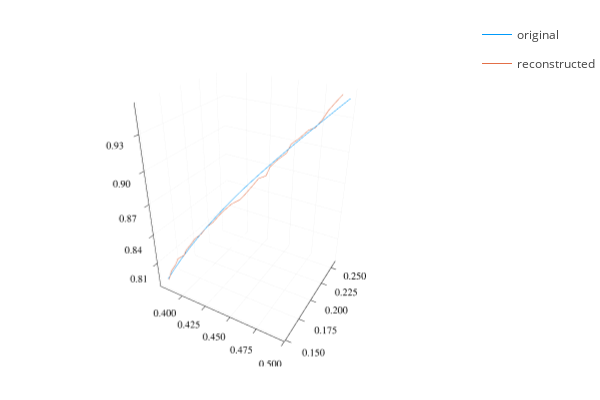

Notebook source saved alongside this figure:
### Markdown cell above
Lets see how well it's able to reconstruct a random segment of the data

### Code cell
# Plot the input data in blue
input = rand(data)'
plot(input[:,1],input[:, 2], input[:,3], label="original")

# Plot the reconstructed data in red
output = model(Flux.unsqueeze(input, 3))
plot!(output[:,1], output[:, 2], output[:,3], label="reconstructed")

### Figure 1 — Plotly figure (JSON) as saved in the notebook; plotly's stock layout.template omitted (floating-point values rounded to 4 significant figures)
{"data": [{"colorbar": {"title": ""}, "legendgroup": "original", "line": {"color": "rgba(0, 154, 250, 1.000)", "dash": "solid", "shape": "linear", "width": 1}, "mode": "lines", "name": "original", "scene": "scene", "showlegend": true, "type": "scatter3d", "x": [0.4967, 0.4949, 0.4931, 0.4913, 0.4895, 0.4876, 0.4857, 0.4838, 0.4819, 0.4799, 0.478, 0.476, 0.474, 0.4719, 0.4699, 0.4678, 0.4657, 0.4637, 0.4615, 0.4594, 0.4573, 0.4552, 0.453, 0.4509, 0.4487, 0.4466, 0.4444, 0.4423, 0.4401, 0.438, 0.4359, 0.4338, 0.4317, 0.4296, 0.4275, 0.4254, 0.4234, 0.4213, 0.4193, 0.4172, 0.4152, 0.4132, 0.4112, 0.4092, 0.4072, 0.4053, 0.4033, 0.4014, 0.3994, 0.3975, 0.3956, 0.3937, 0.3918, 0.3899, 0.3881, 0.3862, 0.3844, 0.3826, 0.3808, 0.379], "xaxis": "x", "y": [0.2583, 0.2554, 0.2525, 0.2497, 0.2469, 0.2441, 0.2414, 0.2387, 0.2361, 0.2334, 0.2309, 0.2283, 0.2259, 0.2234, 0.221, 0.2186, 0.2163, 0.214, 0.2118, 0.2096, 0.2075, 0.2054, 0.2033, 0.2013, 0.1993, 0.1974, 0.1954, 0.1936, 0.1918, 0.19, 0.1882, 0.1865, 0.1848, 0.1832, 0.1816, 0.18, 0.1785, 0.1771, 0.1756, 0.1742, 0.1729, 0.1716, 0.1703, 0.169, 0.1679, 0.1667, 0.1656, 0.1645, 0.1635, 0.1625, 0.1616, 0.1607, 0.1599, 0.1591, 0.1583, 0.1576, 0.1569, 0.1563, 0.1557, 0.1552], "yaxis": "y", "z": [0.9462, 0.9443, 0.9425, 0.9406, 0.9386, 0.9367, 0.9347, 0.9327, 0.9306, 0.9286, 0.9264, 0.9243, 0.9221, 0.9199, 0.9177, 0.9154, 0.9132, 0.9108, 0.9085, 0.9061, 0.9037, 0.9013, 0.8988, 0.8963, 0.8938, 0.8912, 0.8886, 0.886, 0.8834, 0.8807, 0.878, 0.8752, 0.8724, 0.8696, 0.8668, 0.8639, 0.861, 0.8581, 0.8552, 0.8522, 0.8492, 0.8462, 0.8431, 0.84, 0.8369, 0.8338, 0.8307, 0.8275, 0.8243, 0.8211, 0.8179, 0.8146, 0.8114, 0.8081, 0.8048, 0.8015, 0.7981, 0.7948, 0.7914, 0.788], "zaxis": "z", "zmax": null, "zmin": null}, {"colorbar": {"title": ""}, "legendgroup": "reconstructed", "line": {"color": "rgba(227, 111, 71, 1.000)", "dash": "solid", "shape": "linear", "width": 1}, "mode": "lines", "name": "reconstructed", "scene": "scene", "showlegend": true, "type": "scatter3d", "x": [0.491, 0.491, 0.4871, 0.4871, 0.4842, 0.4842, 0.4814, 0.4814, 0.4785, 0.4785, 0.4756, 0.4756, 0.4705, 0.4705, 0.4652, 0.4652, 0.464, 0.464, 0.4591, 0.4591, 0.4547, 0.4547, 0.4532, 0.4532, 0.4482, 0.4482, 0.4443, 0.4443, 0.4407, 0.4407, 0.4378, 0.4378, 0.4319, 0.4319, 0.4269, 0.4269, 0.4222, 0.4222, 0.4185, 0.4185, 0.4136, 0.4136, 0.4101, 0.4101, 0.4032, 0.4032, 0.4002, 0.4002, 0.3983, 0.3983, 0.396, 0.396, 0.3911, 0.3911, 0.3886, 0.3886, 0.3847, 0.3847, 0.3839, 0.3839], "xaxis": "x", "y": [0.2562, 0.2562, 0.2512, 0.2512, 0.2454, 0.2454, 0.2411, 0.2411, 0.2347, 0.2347, 0.2283, 0.2283, 0.2238, 0.2238, 0.2196, 0.2196, 0.2149, 0.2149, 0.2087, 0.2087, 0.205, 0.205, 0.2014, 0.2014, 0.1986, 0.1986, 0.1944, 0.1944, 0.1892, 0.1892, 0.1864, 0.1864, 0.1829, 0.1829, 0.1781, 0.1781, 0.1792, 0.1792, 0.1746, 0.1746, 0.1724, 0.1724, 0.1688, 0.1688, 0.168, 0.168, 0.1646, 0.1646, 0.1613, 0.1613, 0.1608, 0.1608, 0.1576, 0.1576, 0.1565, 0.1565, 0.1545, 0.1545, 0.1514, 0.1514], "yaxis": "y", "z": [0.9491, 0.9491, 0.9431, 0.9431, 0.9382, 0.9382, 0.9315, 0.9315, 0.9264, 0.9264, 0.9259, 0.9259, 0.9199, 0.9199, 0.9151, 0.9151, 0.9092, 0.9092, 0.9045, 0.9045, 0.8989, 0.8989, 0.8922, 0.8922, 0.8899, 0.8899, 0.8835, 0.8835, 0.8774, 0.8774, 0.8733, 0.8733, 0.8694, 0.8694, 0.8634, 0.8634, 0.8578, 0.8578, 0.8519, 0.8519, 0.8471, 0.8471, 0.8408, 0.8408, 0.8335, 0.8335, 0.8277, 0.8277, 0.8241, 0.8241, 0.8182, 0.8182, 0.8143, 0.8143, 0.8075, 0.8075, 0.8001, 0.8001, 0.7926, 0.7926], "zaxis": "z", "zmax": null, "zmin": null}], "layout": {"annotations": [], "height": 400, "legend_position": {"bgcolor": "rgba(255, 255, 255, 1.000)", "bordercolor": "rgba(0, 0, 0, 1.000)", "borderwidth": 1, "font": {"color": "rgba(0, 0, 0, 1.000)", "family": "sans-serif", "size": 11}, "title": {"font": {"color": "rgba(0, 0, 0, 1.000)", "family": "sans-serif", "size": 15}, "text": ""}, "tracegroupgap": 0, "traceorder": "normal", "x": 1, "xanchor": "auto", "y": 1, "yanchor": "auto"}, "margin": {"b": 20, "l": 0, "r": 0, "t": 20}, "paper_bgcolor": "rgba(255, 255, 255, 1.000)", "plot_bgcolor": "rgba(255, 255, 255, 1.000)", "scene": {"camera": {"eye": {"x": 1.126, "y": -1.95, "z": 1.3}}, "domain": {"x": [0.08064, 0.9934], "y": [0.03762, 0.9902]}, "xaxis": {"gridcolor": "rgba(0, 0, 0, 0.100)", "gridwidth": 0.5, "linecolor": "rgba(0, 0, 0, 1.000)", "mirror": false, "range": [0.3755, 0.5002], "showgrid": true, "showline": true, "showticklabels": true, "tickangle": 0, "tickcolor": "rgb(0, 0, 0)", "tickfont": {"color": "rgba(0, 0, 0, 1.000)", "family": "sans-serif", "size": 11}, "tickmode": "array", "ticks": "inside", "ticktext": ["0.400", "0.425", "0.450", "0.475", "0.500"], "tickvals": [0.4, 0.425, 0.45, 0.475, 0.5], "title": "", "titlefont": {"color": "rgba(0, 0, 0, 1.000)", "family": "sans-serif", "size": 15}, "type": "-", "visible": true, "zeroline": false, "zerolinecolor": "rgba(0, 0, 0, 1.000)"}, "yaxis": {"gridcolor": "rgba(0, 0, 0, 0.100)", "gridwidth": 0.5, "linecolor": "rgba(0, 0, 0, 1.000)", "mirror": false, "range": [0.1482, 0.2615], "showgrid": true, "showline": true, "showticklabels": true, "tickangle": 0, "tickcolor": "rgb(0, 0, 0)", "tickfont": {"color": "rgba(0, 0, 0, 1.000)", "family": "sans-serif", "size": 11}, "tickmode": "array", "ticks": "inside", "ticktext": ["0.150", "0.175", "0.200", "0.225", "0.250"], "tickvals": [0.15, 0.175, 0.2, 0.225, 0.25], "title": "", "titlefont": {"color": "rgba(0, 0, 0, 1.000)", "family": "sans-serif", "size": 15}, "type": "-", "visible": true, "zeroline": false, "zerolinecolor": "rgba(0, 0, 0, 1.000)"}, "zaxis": {"gridcolor": "rgba(0, 0, 0, 0.100)", "gridwidth": 0.5, "linecolor": "rgba(0, 0, 0, 1.000)", "mirror": false, "range": [0.7832, 0.954], "showgrid": true, "showline": true, "showticklabels": true, "tickangle": 0, "tickcolor": "rgb(0, 0, 0)", "tickfont": {"color": "rgba(0, 0, 0, 1.000)", "family": "sans-serif", "size": 11}, "tickmode": "array", "ticks": "inside", "ticktext": ["0.81", "0.84", "0.87", "0.90", "0.93"], "tickvals": [0.81, 0.84, 0.87, 0.9, 0.93], "title": "", "titlefont": {"color": "rgba(0, 0, 0, 1.000)", "family": "sans-serif", "size": 15}, "type": "-", "visible": true, "zeroline": false, "zerolinecolor": "rgba(0, 0, 0, 1.000)"}}, "showlegend": true, "width": 600}}
